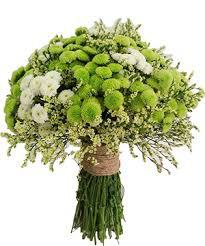
#> input picture Flower_Classification_vs_Recommendation/Flowers_Cleaned/Flowers/Calimerio/calimero_101.jpg, 205 x 246 px
$ jupyter execute --allow-errors Data_Cleaning.ipynb   (shell and % lines are left out)
#> lines starting #> are read from the running program, lines starting #| are printed output that depends on the picture
# 2. Data Cleaning

[cell 1]
import pandas as pd
import numpy as np
import matplotlib.pyplot as plt
import matplotlib.image as mpimg
from pathlib import Path
import seaborn as sns
import os

# Ignore  the warnings
import warnings
warnings.filterwarnings('always')
warnings.filterwarnings('ignore')

# specifically for manipulating zipped images and getting numpy arrays of pixel values of images.
import cv2

#image reader
import imageio.v2 as imageio
from PIL import Image

#module for copy/remove file
import shutil

#### Sample image

To illustrate the various stages of the data cleaning process, we employed a sample image as a reference point for the pre-and post-processing stages.

[cell 2]
sample_path="Flowers/Flowers/Babi/babi_1.jpg"
source_folder = "Flowers/Flowers"
destination_folder = r"Flowers_Cleaned/Flowers"

#read image
#> (the rest of this cell did not finish here and is left out)

[cell 3]
# Function to show the image before and after process
def show_before_after(img,img_after,title_after):
    plt.figure(figsize=(15,5))
    plt.subplot(1,3,1)
    plt.imshow(img)
    plt.title("Original")

    plt.subplot(1,3,2)
    plt.imshow(img_after)
    plt.title(title_after)

#### Normalization
This process changes the range of pixel intensity values. The purpose of performing normalization is to bring image to range that is normal to sense.

[cell 4]
def normalization(img):
    norm_img = np.zeros((img.shape[0], img.shape[1]))
    return cv2.normalize(img, norm_img, 0, 255, cv2.NORM_MINMAX)

#> (a cell that did not finish here is left out)

#### Detect corrupt image

It is crucial to detect corrupted images, as they can negatively impact the performance of a machine learning model or computer vision system. Images that have been corrupted may contain noise, artifacts, or other anomalies that can lead to misclassifications or output errors. Improve the accuracy and dependability of a model or system by detecting and removing these images from the dataset. In addition, corrupted images can cause biases in the model or system, which can lead to erroneous results or unjust decisions.

[cell 6]
#Function to create a folder including cleaned data
def clone_folder():
    shutil.copytree(source_folder, destination_folder)
    print('Copied')

[cell 7]
clone_folder()

[cell 8]
from pathlib import Path

corrupted_image = list()
accu = 0

for root, dirs, files in os.walk(destination_folder):
    for name in dirs:
        print(os.path.join(root, name))
        for image_file in Path(os.path.join(root, name)).glob('*.jpg'):
          accu = accu + 1
          try :
                #read image
                img = imageio.imread(image_file)
#> img is the input picture: shape (246, 205, 3); mean R, G, B 194.2, 198.4, 166.8
                #normalization
                img = normalization(img)
                #Saving images:
                imageio.imsave(image_file, img)
          except :
              print(f'Cannot read image {image_file}')
              corrupted_image.append(image_file)
print("Total number of images : ", accu)

[cell 9]
len(corrupted_image)

#### Image duplication detection

Duplicate image detection is essential for multiple reasons:

* <b>Reducing storage</b>: Storing duplicate images wastes storage space, and detecting and removing them can help reduce storage costs.

* <b>Improving efficiency</b>: Processing or analyzing duplicate images is inefficient and time-consuming. Removing duplicates can improve processing and analysis efficiency.

* <b>Enhancing accuracy</b>: Duplicate images can bias the results of image-based analysis, such as object detection or image classification. Removing duplicates can improve the accuracy of these analyses.

* <b>Maintaining data integrity</b>: Duplicates can lead to confusion and inconsistency in data, especially when dealing with large image datasets. Removing duplicates helps to maintain data integrity and consistency.

[cell 10]
# Define a function to show original and its duplication
def show_dupes(img_name1, img_name2):
    fig = plt.figure()

    ax = fig.add_subplot(1, 2, 1)
    imgplot = plt.imshow(Image.open(img_name1))
    title_name1=os.path.basename(img_name1).split('/')[-1]
    ax.set_title(title_name1)

    ax = fig.add_subplot(1, 2, 2)
    imgplot = plt.imshow(Image.open(img_name2))
    title_name2=os.path.basename(img_name2).split('/')[-1]
    ax.set_title(title_name2)

[cell 11]
import imagehash
import glob

hashes = {}
duplicated = []

# Define a function to compute the hash of an image file
def compute_hash(filepath):
    with Image.open(filepath) as img:
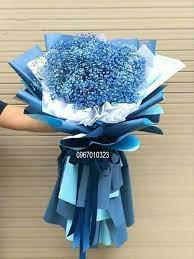
#> img: PIL image 194x259 RGB; mean R, G, B 149.5, 158, 155.4
#> (the call stopped at in compute_hash, `return str(imagehash.phash(img))`: imagehash is not available in this run)
        return str(imagehash.phash(img))

# Define a function to find and remove duplicated images
def check_duplicates(rootdir):
    rootdir = glob.glob(rootdir)
    duplicated = []
    max_length = 0
    for folder in rootdir:
        print()
        print(folder)
        for image_dir in glob.glob(folder+'/*.jpg'):
            # Compute the hash of the image file
            file_hash = compute_hash(image_dir)
            # Check if this hash has already been seen
            file=os.path.basename(image_dir).split('/')[-1]
            if file_hash in hashes:
                # if the image hash exists already, save the collision filenames
                dupe_idx = hashes[file_hash]
                duplicated.append((dupe_idx, image_dir))
            else:
                # This file is not a duplicate, so remember its hash
                hashes[file_hash] = image_dir
        print(r'Duplicated image in ',folder,' :',len(duplicated)-max_length)
        max_length=len(duplicated)
    if len(duplicated)>0:
        print(r'---- Examples of duplication ----')
        show_dupes(duplicated[0][0], duplicated[0][1])
        show_dupes(duplicated[1][0], duplicated[1][1])
        show_dupes(duplicated[2][0], duplicated[2][1])

# Define a function to find and remove duplicated images
def remove_duplicates(rootdir):
#> called with rootdir = 'Flowers_Cleaned/Flowers/*'
    rootdir = glob.glob(rootdir)
    print(hashes)
    for folder in rootdir:
        print()
        print(folder)
        for image_dir in glob.glob(folder+'/*.jpg'):
            # Compute the hash of the image file
            file_hash = compute_hash(image_dir)
            # Check if this hash has already been seen
            file=os.path.basename(image_dir).split('/')[-1]
            if image_dir not in hashes.values():
                print(file_hash)
                print(image_dir)
                os.remove(image_dir)
                print(f'Removed duplicate file: {file}')

[cell 12]
# Usage: specify the root directory to search for duplicates
check_duplicates('Flowers_Cleaned/Flowers/*')

[cell 13]
remove_duplicates('Flowers_Cleaned/Flowers/*')
#> (the call stopped at in compute_hash, `return str(imagehash.phash(img))`: imagehash is not available in this run)
